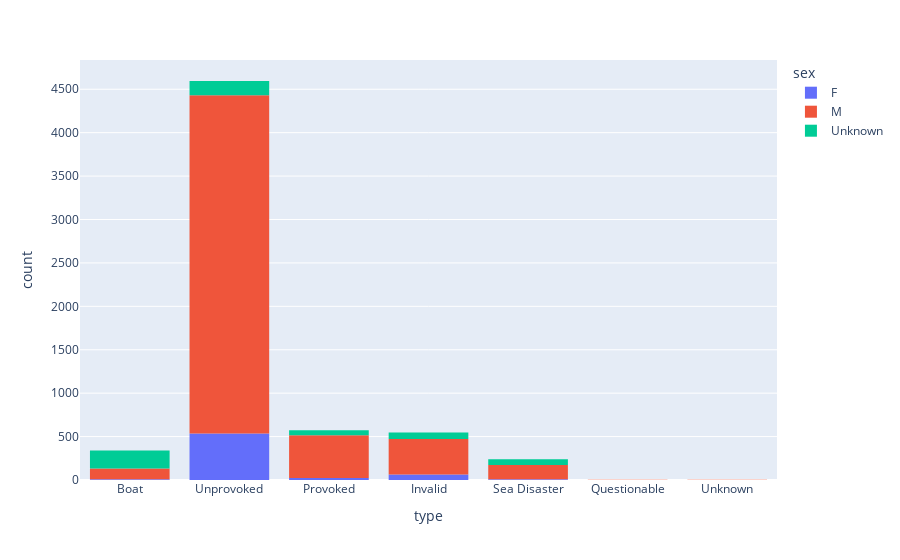

Notebook source saved alongside this figure:
### Markdown cell above
***
2. Hay más ataques de tiburón provocados.

### Code cell
px.histogram(sharks, x = "type", color = "sex")

### Figure 1 — Plotly figure (JSON) as saved in the notebook; plotly's stock layout.template omitted (floating-point values rounded to 4 significant figures; data arrays with more than 128 entries replaced by an {"elided": "..."} marker saying what was removed)
{"data": [{"alignmentgroup": "True", "bingroup": "x", "hovertemplate": "sex=F<br>type=%{x}<br>count=%{y}<extra></extra>", "legendgroup": "F", "marker": {"color": "#636efa", "pattern": {"shape": ""}}, "name": "F", "offsetgroup": "F", "orientation": "v", "showlegend": true, "type": "histogram", "x": {"elided": "637 str values"}, "xaxis": "x", "yaxis": "y"}, {"alignmentgroup": "True", "bingroup": "x", "hovertemplate": "sex=M<br>type=%{x}<br>count=%{y}<extra></extra>", "legendgroup": "M", "marker": {"color": "#EF553B", "pattern": {"shape": ""}}, "name": "M", "offsetgroup": "M", "orientation": "v", "showlegend": true, "type": "histogram", "x": {"elided": "5096 str values"}, "xaxis": "x", "yaxis": "y"}, {"alignmentgroup": "True", "bingroup": "x", "hovertemplate": "sex=Unknown<br>type=%{x}<br>count=%{y}<extra></extra>", "legendgroup": "Unknown", "marker": {"color": "#00cc96", "pattern": {"shape": ""}}, "name": "Unknown", "offsetgroup": "Unknown", "orientation": "v", "showlegend": true, "type": "histogram", "x": {"elided": "569 str values"}, "xaxis": "x", "yaxis": "y"}], "layout": {"barmode": "relative", "legend": {"title": {"text": "sex"}, "tracegroupgap": 0}, "margin": {"t": 60}, "xaxis": {"anchor": "y", "domain": [0, 1], "title": {"text": "type"}}, "yaxis": {"anchor": "x", "domain": [0, 1], "title": {"text": "count"}}}}
